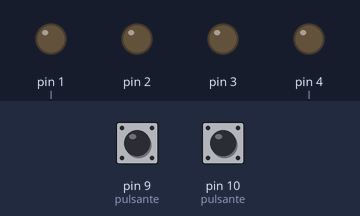
Simulated run of this sketch. Board: Arduino Uno, built with avr-gcc and run on an emulated ATmega328P. Shown: output pins drawn as LEDs (lit = HIGH). The test bench sets the inputs (shaded band); at power-on: pin 9 (pulsante) LOW, pin 10 (pulsante) LOW.

Above: at 0.09 s.
At 0.36 s:
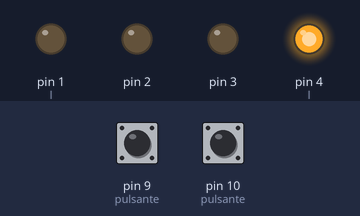
At 0.72 s:
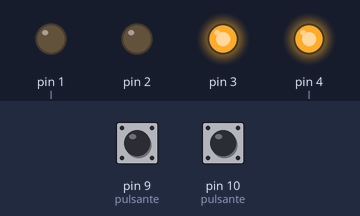
At 1.08 s:
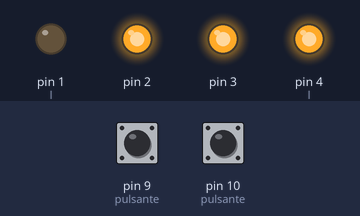
At 2.25 s:
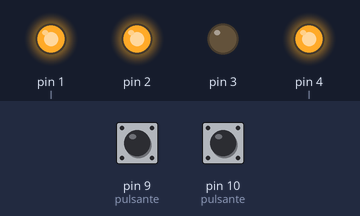
At 3.3 s:
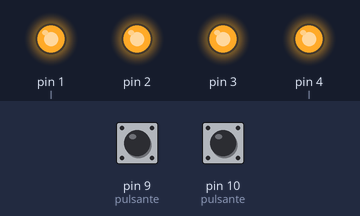
Timing chart, 0 to 4.1 s (numbered marks = the images above):
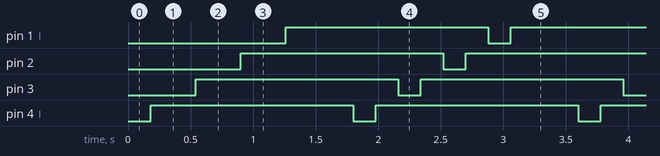

The sketch:

sketch_dec29a.ino
```cpp
void setup() {
  int l = 1; //led
  while(l<=4){
    pinMode(l, OUTPUT);
    l++;
  }
  pinMode(9, INPUT); // pulsante
  pinMode(10, INPUT); // pulsante
}

void loop() {

  int l = 4;
  while(l>=0){
  digitalWrite(l, LOW);
  delay(180);
  digitalWrite(l, LOW);
  digitalWrite(l, HIGH);
  delay(180);
  digitalWrite(l, HIGH);
  l--;
  }


  if(digitalRead(10) == HIGH){
  int l = 4;
  while(l>=0){
  digitalWrite(l, LOW);
  delay(100);
  digitalWrite(l, LOW);
  digitalWrite(l, HIGH);
  delay(100);
  digitalWrite(l, HIGH);
  l--;
  }
}
  if(digitalRead(9) == HIGH){
  int l = 4;
  while(l>=0){
  digitalWrite(l, LOW);
  delay(200);
  digitalWrite(l, LOW);
  digitalWrite(l, HIGH);
  delay(200);
  digitalWrite(l, HIGH);
  l--;
    }
  }
}
```

Measured:
- by itself, pin 1 (l), pin 2, pin 3, pin 4 (l): alternates HIGH for 1.6 s and LOW for 0.18 s
